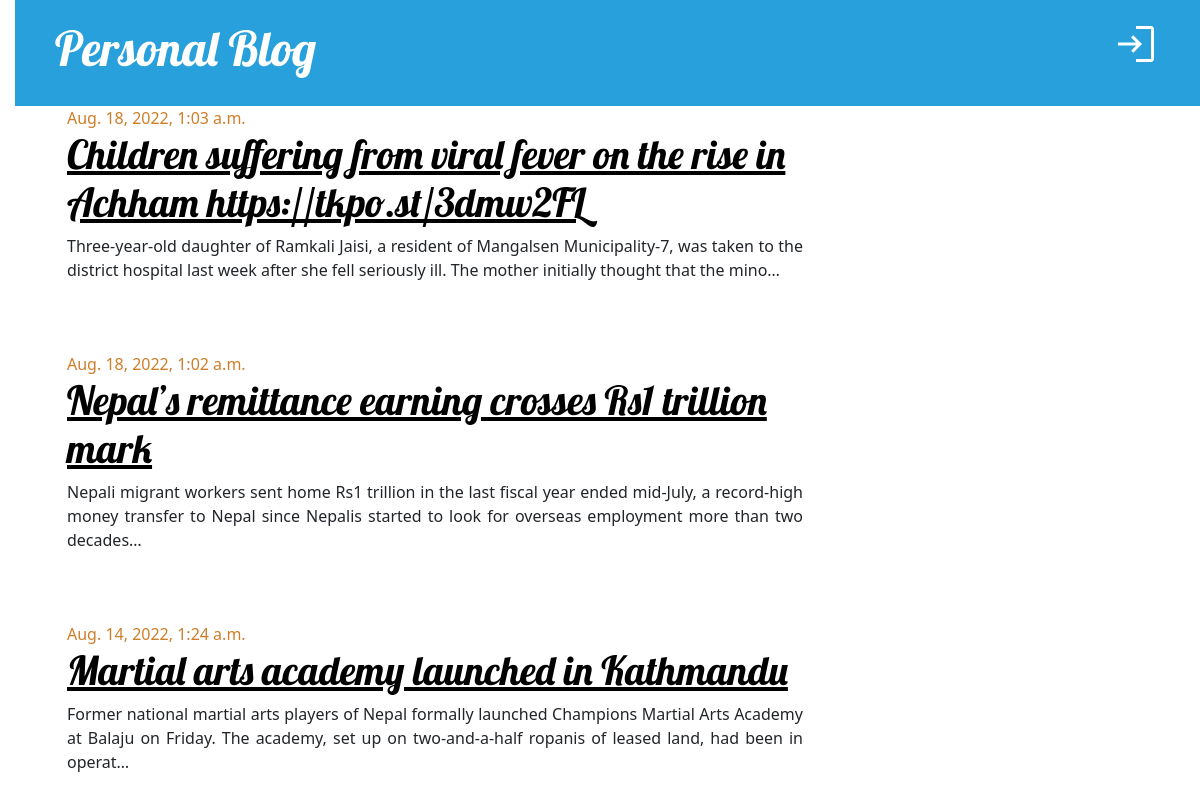
The page / on the database its author committed.
### personal_blog/models.py (models this page shows, shortened)
class Post(models.Model):
    title = models.CharField(max_length=256)
    text = models.TextField()
    created_date = models.DateTimeField(default=timezone.now)
    published_date = models.DateTimeField(blank=True, null=True)
    author = models.ForeignKey("auth.User", on_delete=models.CASCADE)

### personal_blog/views.py (the view)
# urls.py: path("", post_list),
def post_list(request):
    posts = Post.objects.filter(published_date__lte=timezone.now()).order_by(
        "-published_date"
    )
    return render(
        request,
        "blog/post_list.html",
        {"posts": posts},
    )

### templates/blog/post_list.html
{% extends "blog/base.html" %}
{% block content %}
  {% for post in posts %}
    <div class="post">
      {% if post.published_date %}<div class="date">{{ post.published_date }}</div>{% endif %}
      <h1>
        <a href="/post-detail/{{ post.pk }}/">{{ post.title }}</a>
      </h1>
      <p align="justify">{{ post.text | truncatechars:200 }}</p>
    </div>
  {% endfor %}
{% endblock content %}

### templates/blog/base.html (shortened to what this page needs)
{% load static %}
<!doctype html>
<html lang="en">
  <head>
    <link href="{% static "css/bootstrap.min.css" %}" rel="stylesheet">
    <link rel="stylesheet" href="{% static "css/blog.css" %}">
  </head>
  <body>
    <div class="page-header">
      {% if user.is_authenticated %}
        <p class="top-menu" style="font-family: Lobster; font-size: 30px;">
          Hello, [{{ user.username }}] <small>(<a href="{% url 'logout' %}">Log out</a>)</small>
        </p>
        <a href="{% url 'post-draft-list' %}" class="top-menu">
          <span class="material-symbols-outlined md-48">search_off</span>
        </a>
        <a href="{% url 'post-create' %}" class="top-menu">
          <span class="material-symbols-outlined md-48">add</span>
        </a>
      {% else %}
        <a href="{% url 'login' %}" class="top-menu">
          <span class="material-symbols-outlined md-48">login</span>
        </a>
      {% endif %}
      <h1>
        <a href="/">Personal Blog</a>
      </h1>
    </div>
    <div class="content container">
      <div class="row">
        <div class="col-md-8">
          {% block content %}{% endblock %}
        </div>
      </div>
    </div>
  </body>
</html>

### static/css/blog.css (style rules this page uses)
body { padding-left: 15px; }
h1 a { color: #27a0dc; font-family: 'Lobster'; }
.page-header { background-color: #27a0dc; margin-top: 0; padding: 20px 20px 20px 40px; }
.page-header h1, .page-header h1 a, .page-header h1 a:visited, .page-header h1 a:active { color: #ffffff; font-size: 36pt; text-decoration: none; }
.content { margin-left: 40px; }
h1, h2, h3, h4 { font-family: 'Lobster', cursive; }
.date { color: #ce7e29; }
.top-menu, .top-menu:hover, .top-menu:visited { color: #ffffff; float: right; font-size: 26pt; margin-right: 20px; }
.post { margin-bottom: 70px; }
.post h1 a, .post h1 a:visited { color: #000000; }

### templates/blog/base.html (style rules this page uses)
.md-48 { font-size: 48px; }

### rows shown on the page
Post: published_date "Aug. 18, 2022, 1:03 a.m.", title "Children suffering from viral fever on the rise in Achham https://tkpo.st/3dmw2FL", text "Three-year-old daughter of Ramkali Jaisi, a resident of Mangalsen Municipality-7, was taken to the district hospital last week after she fell seriously ill. The mother initially thought that the mino…"
Post: published_date "Aug. 18, 2022, 1:02 a.m.", title "Nepal’s remittance earning crosses Rs1 trillion mark", text "Nepali migrant workers sent home Rs1 trillion in the last fiscal year ended mid-July, a record-high money transfer to Nepal since Nepalis started to look for overseas employment more than two decades…"
Post: published_date "Aug. 14, 2022, 1:24 a.m.", title "Martial arts academy launched in Kathmandu", text "Former national martial arts players of Nepal formally launched Champions Martial Arts Academy at Balaju on Friday. The academy, set up on two-and-a-half ropanis of leased land, had been in operat…"
